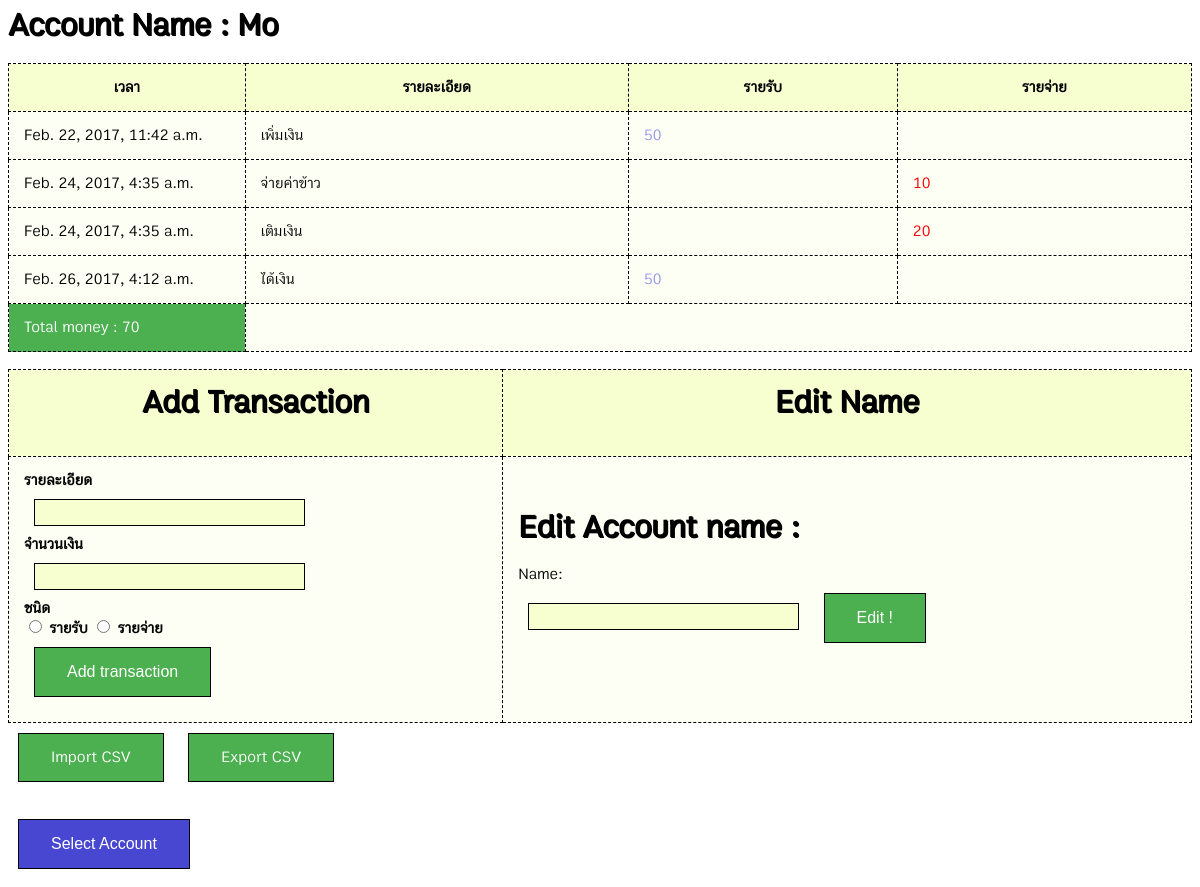
Screenshot of /account/acc/14/ with the database file from the repository.
### account/models.py (models this page shows, shortened)
class Account(models.Model):
    account_name = models.CharField(max_length=200)
    total = models.IntegerField(default=0)

class Transaction(models.Model):
    account = models.ForeignKey(Account, on_delete=models.CASCADE)
    detail = models.CharField(max_length=200)
    value = models.IntegerField(default=0)
    date = models.DateTimeField('date and time')

### account/views.py (the view)
# urls.py: url(r'^acc/(?P<pk>[0-9]+)/$', views.DetailView.as_view(), name='detail'),
class DetailView(generic.DetailView):
    model = Account
    template_name = 'account/detail.html'
    def get_context_data(self, **kwargs):
        context = super(DetailView, self).get_context_data(**kwargs)
        context.update({'theme': theme})
        return context

### account/templatetags/mul.py (called while the page is built)
@register.filter(name='mul')
def mul(value, arg):
    return value*arg

### account/templates/account/detail.html (shortened to what this page needs)
{% load mul %}
{% load static %}
{% static "" as path %}
<head>
<link rel="stylesheet" type="text/css" href="{{ path }}{{ theme }}" />
</head>
<body>
<h1>Account Name : {{ account.account_name }}</h1>
<table border="1">
<form action="{% url 'account:addtrans' account.id %}" method="post">
{% if account.transaction_set.all %}
<tr>
    <th>เวลา</th>
    <th>รายละเอียด</th>
    <th>รายรับ</th>
    <th>รายจ่าย</th>
</tr>
{% for detail_list in account.transaction_set.all %}
    <tr><td width="20%">{{ detail_list.date }}</td><td>{{ detail_list.detail }}</td>
    {% if detail_list.value < 0 %} <td></td>
    <td style="color:red;">{{ detail_list.value|mul:-1 }}</td>
    {% else %}
    <td style="color:9698ea;">{{ detail_list.value }}</td><td></td>
    {% endif %}</tr>
{% endfor %}
<tr style="background-color: #4CAF50;color: white;"><td>Total money : {{ account.total }}</td></tr>
</table>
{% else %}
<h1 align="center">There's no transactions.</h1>
{% endif %}
<br>
<table>
    <tr>
<th><h1>Add Transaction</h1></th>
<th><h1>Edit Name</h1></th></tr>
<tr>
<td>
<b>รายละเอียด
<br>
<input type="text" class="textinput" name="detail"/>
<br>จำนวนเงิน
<br>
<input type="number" class="textinput" name="value"/><br>
ชนิด<br>
  <input type="radio" name="t_type" value="income"> รายรับ
  <input type="radio" name="t_type" value="expense"> รายจ่าย<br>
<input type="submit" class="button" value="Add transaction" />
</form></td></b>
<td><form action="{% url 'account:editname' account.id %}" method="post">
<h1>Edit Account name : </h1>
Name:
<br>
<input type="text" class="textinput" name="name"/>
<input type="submit" class="button" value="Edit !" />
</form></td>
    </tr>
</table>
<a href="{% url 'account:importcsv' account.id %}" class="button">Import CSV</a>
{% if account.transaction_set.all %}
<a href="{% url 'account:exportcsv' account.id %}" class="button">Export CSV</a>
{% endif %}
<br><br><a href="{% url 'account:index' %}"><input type="submit" class="button" style="background-color:#4747d1;" value="Select Account" /></a>
</body>

### account/static/account/stylewhite.css (style rules this page uses)
h1 { color: #000000; text-shadow: 1px 1px #000000; }
a { color: black; text-decoration: none; }
body { font-family: myFirstFont; background-color: #ffffff; }
table { border-collapse: collapse; background-color: #fdfff4; color: black; width: 100%; }
table, td, th { border: 1px dashed black; padding: 15px; }
th { height: 40px; background-color: #f7ffd1; color: black; }
.button { background-color: #4CAF50; border: 1px solid black; color: white; padding: 15px 32px; text-align: center; text-decoration: none; display: inline-block; font-size: 16px; margin: 10px; }
.textinput { background-color: #f7ffd1; border: 1px solid black; color: black; text-align: center; font-size: 20px; margin: 10px; }

### rows the page displays
Account: account_name "Mo", total "70"
Transaction: date "Feb. 22, 2017, 11:42 a.m.", detail "เพิ่มเงิน", value "50"
Transaction: date "Feb. 24, 2017, 4:35 a.m.", detail "จ่ายค่าข้าว", value|mul "10"
Transaction: date "Feb. 24, 2017, 4:35 a.m.", detail "เติมเงิน", value|mul "20"
Transaction: date "Feb. 26, 2017, 4:12 a.m.", detail "ได้เงิน", value "50"
